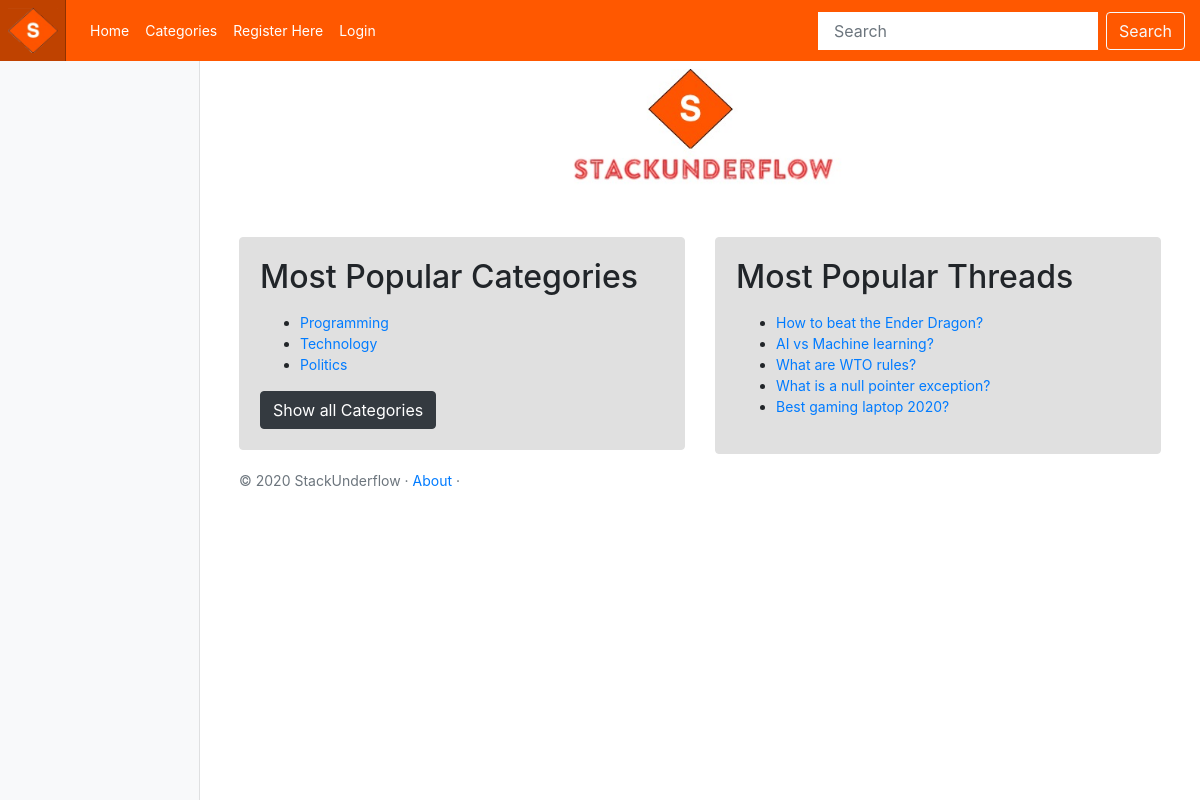
The page / on the database its author committed.
### stack_underflow/models.py (models this page shows, shortened)
class Category(models.Model):
    name = models.CharField(max_length=128, unique=True)
    threads = models.IntegerField(default=0)
    slug = models.SlugField(unique=True)
    class Meta:
        verbose_name_plural = 'Categories'

class Thread(models.Model):
    category = models.ForeignKey(Category, on_delete=models.CASCADE)
    question = models.CharField(max_length=128)
    replies = models.IntegerField(default=0)

### stack_underflow/views.py (the view)
# urls.py: path('', views.index, name='index'),
def index(request):
    category_list = Category.objects.order_by('-threads')[:5]
    threads_list = Thread.objects.order_by('-replies')[:5]
    context_dict = {}
    context_dict['categories'] = category_list
    context_dict['threads'] = threads_list
    return render(request, 'stack_underflow/index.html', context=context_dict)

### templates/stack_underflow/index.html (shortened to what this page needs)
<!DOCTYPE html>
{%extends 'stack_underflow/base.html' %}
{%load staticfiles %}
{% block body_block %}
<div class="text-center mb-4">
    <img class="mb-4" src="{% static 'images/logo.jpg' %}" alt="" width="300" height="120">
</div>
<div class="container">
    <div class="row">
        <div class="col-md-6">
            <div class="card mb-6" style="background-color: #e0e0e0; border-color: #e0e0e0;">
                <div class="card-body">
                    <h2>Most Popular Categories</h2>
                    <p class="card-text">
                        {% if categories %}
                    <ul>
                        {% for category in categories %}
                        <li>
                            <a href="{% url 'stack_underflow:index' %}"> {{ category.name }}</a>
                        </li>
                        {% endfor %}
                    </ul>
                    {% else %}
                    <strong>There are no categories present.</strong>
                    {% endif %}
                    </p>
                    <a class="btn btn-dark" href="{% url 'stack_underflow:categories' %}" role="button">Show all Categories</a>
                </div>
            </div>
        </div>
        <div class="col-md-6">
            <div class="card mb-6" style="background-color: #e0e0e0; border-color: #e0e0e0;">
                <div class="card-body">
                    <h2>Most Popular Threads</h2>
                    <p class="card-text">
                        {% if categories %}
                    <ul>
                        {% for thread in threads %}
                        <li>
                            <a href="{% url 'stack_underflow:index' %}"> {{ thread.question }}</a>
                        </li>
                        {% endfor %}
                    </ul>
                    {% else %}
                    <strong>There are no threads present.</strong>
                    {% endif %}
                    </p>
                </div>
            </div>
        </div>
    </div>
</div>
{% endblock %}

### templates/stack_underflow/base.html (shortened to what this page needs)
{% load staticfiles %}
<html lang="en">
<head>
    <link href="{% static 'css/bootstrap.min.css' %}" rel="stylesheet">
    <link href="{% static 'css/stack_underflow.css' %}" rel="stylesheet">
</head>
<body>
<header>
    <nav class="navbar navbar-expand-md navbar-dark fixed-top p-0" style="background-color: #ff5800;">
        <a class="navbar-brand p-2" href="{% url 'stack_underflow:index' %}"><img src="{% static 'images/logo1.png' %}"
                                                                                  width="50" height="" 50"></a>
        <div class="collapse navbar-collapse" id="navbarCollapse">
            <ul class="navbar-nav mr-auto">
                <li class="nav-item"><a class="nav-link active" href="{% url 'stack_underflow:index' %}">Home</a></li>
                <li class="nav-item "><a class="nav-link active" href="{% url 'stack_underflow:categories' %}">Categories</a>
                </li>
                {% if user.is_authenticated %}
                <li class="nav-item"><a class="nav-link active"
                                        href="{% url 'auth_logout' %}?next={% url 'stack_underflow:index' %}">Logout</a>
                </li>
                <li class="nav-item"><a class="nav-link active" href="{% url 'stack_underflow:index' %}">Add
                    Category</a></li>
                <li class="nav-item"><a class="nav-link active" href="{% url 'stack_underflow:index' %}">Change
                    Password</a></li>
                {% else %}
                <li class="nav-item"><a class="nav-link active" href="{% url 'registration_register' %}">Register
                    Here</a></li>
                <li class="nav-item "><a class="nav-link active" href="{% url 'auth_login' %}">Login</a></li>
                {% endif %}
            </ul>
            <form class="form-inline my-2 my-lg-0">
                <input class="form-control mr-sm-2" type="search" placeholder="Search" aria-label="Search">
                <button class="btn btn-outline-light my-2 my-sm-0" type="submit">Search</button>
            </form>
        </div>
    </nav>
</header>
<div class="container-fluid">
    <div class="row">
        <nav class="col-md-2 d-none d-md-block bg-light sidebar">
            <div class="sidebar-sticky">
            </div>
        </nav>
        <main role="main" class="col-md-9  ml-sm-auto col-lg-10 px-4">
            {% block body_block %}
            {% endblock %}
            <footer class="footer mt-auto py-3">
                <div class="container">
                    <span class="text-muted"><a class="" float-left">&copy; 2020 StackUnderflow &middot; <a href="#">About</a> &middot;</span>
                </div>
            </footer>
    </div>
</div>
</body>
</html>

### static/css/stack_underflow.css (style rules this page uses)
body { font-size: .875rem; }
.sidebar { position: fixed; top: 0; bottom: 0; left: 0; z-index: 100; padding: 48px 0 0; box-shadow: inset -1px 0 0 rgba(0, 0, 0, .1); }
.sidebar-sticky { position: relative; top: 0; height: calc(100vh - 48px); padding-top: .5rem; overflow-x: hidden; overflow-y: auto; }
[role="main"] { padding-top: 133px; }
@media (min-width: 768px) { [role="main"] { padding-top: 48px; } }
.navbar-brand { padding-top: .75rem; padding-bottom: .75rem; font-size: 1rem; background-color: rgba(0, 0, 0, .25); box-shadow: inset -1px 0 0 rgba(0, 0, 0, .25); }
.navbar .btn { margin-right: 15px; }
.navbar .form-control { padding: .75rem 1rem; border-width: 0; border-radius: 0; }
.card-body { -ms-flex: 1 1 auto; flex: 1 1 auto; padding: 1.25rem; }

### rows shown on the page
Category: name "Programming"
Category: name "Technology"
Category: name "Politics"
Thread: question "How to beat the Ender Dragon?"
Thread: question "AI vs Machine learning?"
Thread: question "What are WTO rules?"
Thread: question "What is a null pointer exception?"
Thread: question "Best gaming laptop 2020?"
